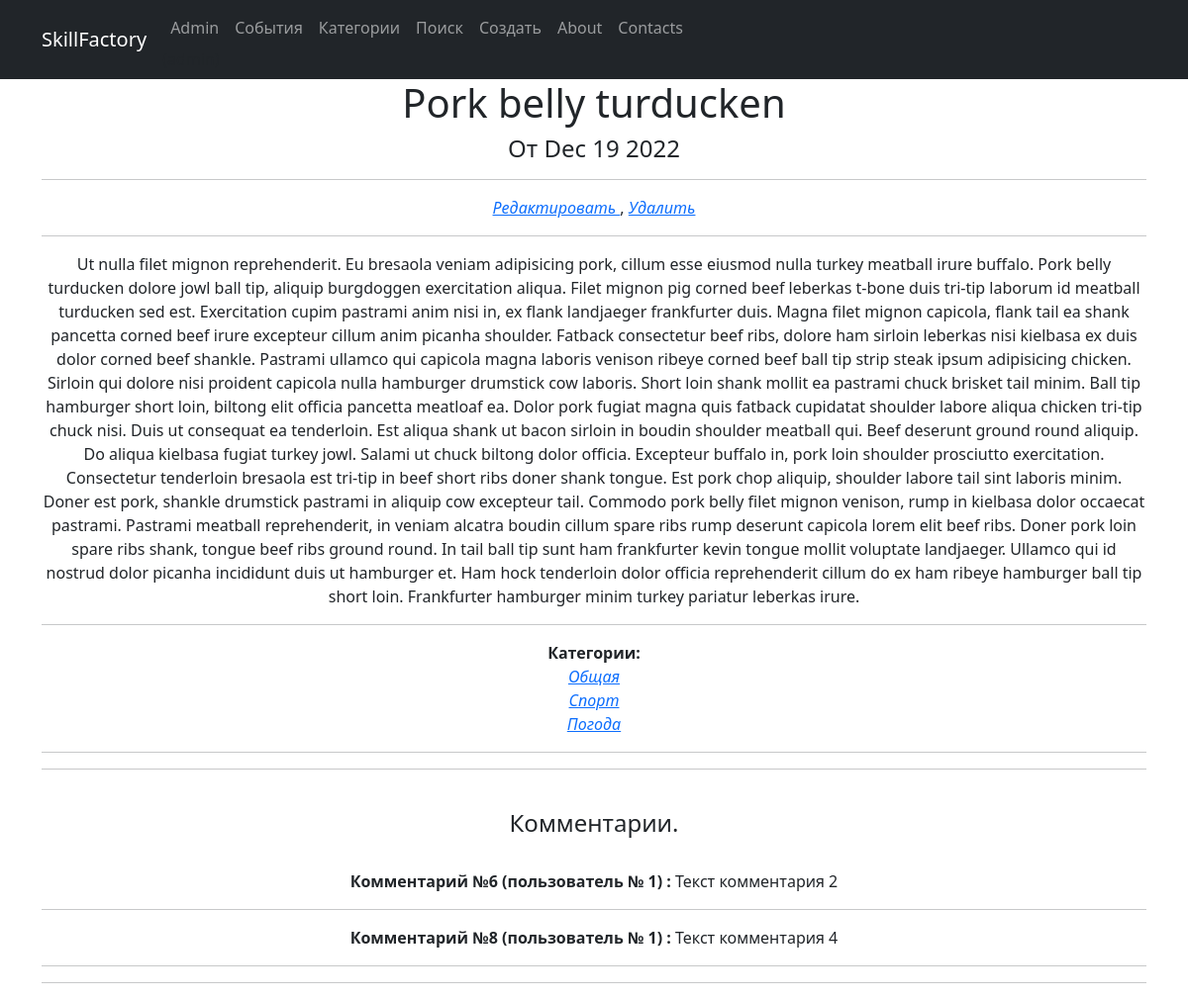
Page /news/23 on the earlier database version.
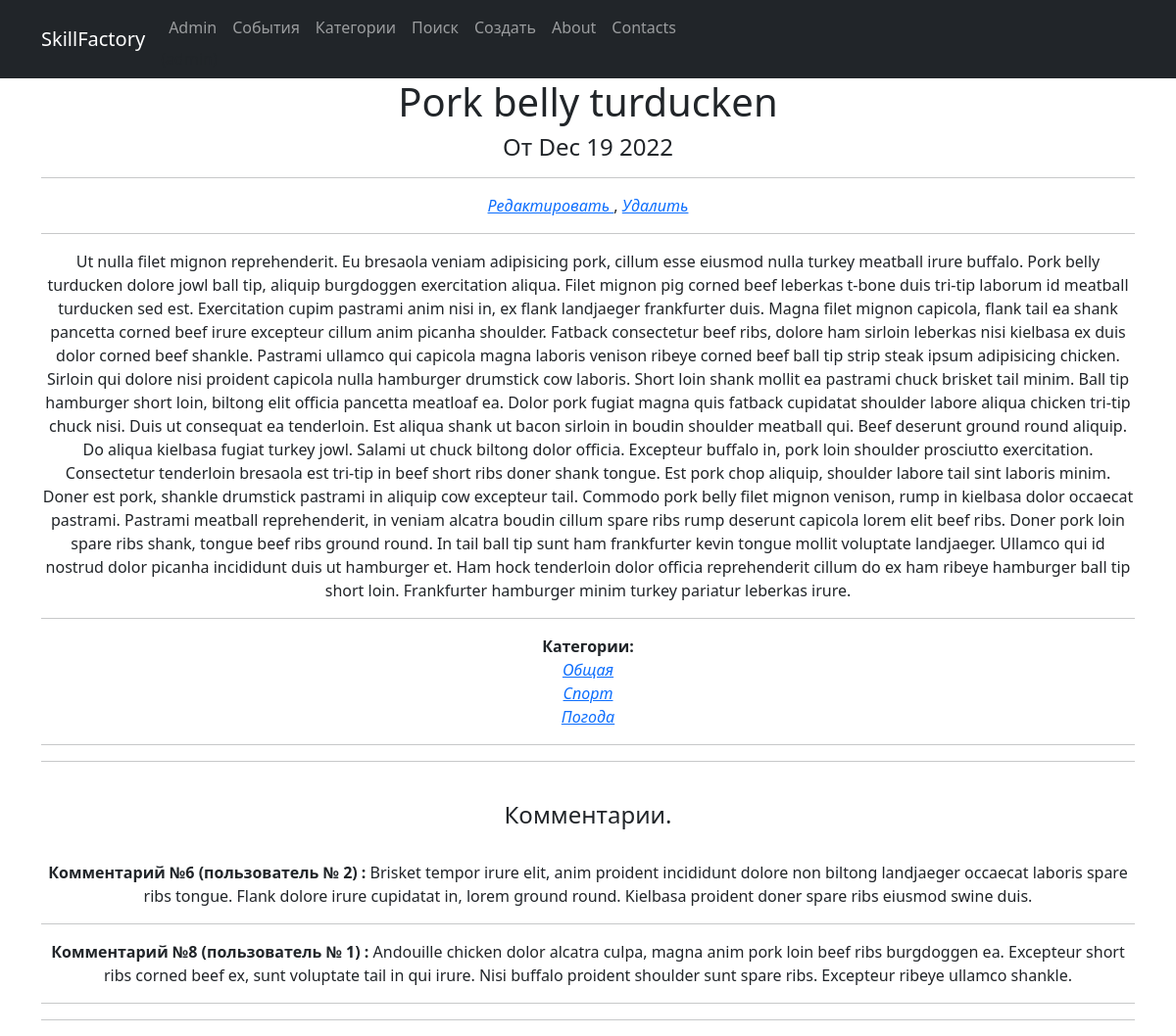
Same page on the later database version.
### News/models.py (models this page shows, shortened)
class Post(models.Model):
    type = models.CharField(max_length=255, choices=TYPE, default=article)
    creation_time = models.DateTimeField(auto_now_add=True)
    title = models.CharField(max_length=255)
    text = models.TextField()
    rating = models.IntegerField(default=0)
    author = models.ForeignKey(Author, on_delete=models.CASCADE)
    category = models.ManyToManyField(Category)

class Category(models.Model):
    category_name = models.CharField(max_length=255, unique=True)
    subscribers = models.ManyToManyField(User)
    def __str__(self):
        return f'{self.category_name}'

class Comment(models.Model):
    text = models.TextField()
    creation_time = models.DateTimeField(auto_now_add=True)
    rating = models.IntegerField(default=0)
    post = models.ForeignKey(Post, on_delete=models.CASCADE)
    user = models.ForeignKey(User, on_delete=models.CASCADE)

### News/views.py (the view)
# urls.py: path('<int:pk>', cache_page(5)(PostDetail.as_view()), name='post_detail'),
class PostDetail(DetailView):
    model = Post
    template_name = 'post.html'
    context_object_name = 'post'
    def get_object(self, *args, **kwargs):  # переопределяем метод получения объекта, как ни странно
        obj = cache.get(f'post-{self.kwargs["pk"]}', None)
        if not obj:
            obj = super().get_object(queryset=self.queryset)
            cache.set(f'post-{self.kwargs["pk"]}', obj)
        return obj
    def get_context_data(self, **kwargs):
        context = super(PostDetail, self).get_context_data(**kwargs)
        users = list()
        comments = list(Comment.objects.filter(post_id=self.kwargs["pk"]).values('id', 'text', 'user_id', 'creation_time'))
        for comment in comments:
            user_name = User.objects.filter(id=comment['user_id']).values('username')[0]['username']
            users.append(user_name)
        context['comment_text'] = {
            'text': comments,
            'user': users,
        }
        return context

### News/templatetags/custom_filters.py (called while the page is built)
@register.filter()
def censor(t):
    txt = t.split()
    for i in range(len(txt)):
        if txt[i] in censor_list:
            stars_num = '*'*len(txt[i])
            txt[i] = ''.join(stars_num)
        res = ' '.join(txt)
        return f'{res}'

### templates/post.html (shortened to what this page needs)
{% extends 'flatpages/default.html' %}
{% load custom_filters %}!
{% block content %}
<h1>{{ post.title|censor  }}</h1>
<h4>От {{ post.creation_time|date:'M d Y' }}</h4>
<hr>
<a href="http://127.0.0.1:8000/news/{{ post.id }}/update/"><i> Редактировать </i></a> ,  <a href="http://127.0.0.1:8000/news/{{ post.id }}/delete/"><i> Удалить </i></a>
<hr>
    <a>{{ post.text|censor  }}</a>
<hr>
    <b>Категории:</b>
<br>
    {% for category in post.category.all %}
    <a href="http://127.0.0.1:8000/news/categories/{{ category.id }}"><i> {{ category }}</i></a><br>
{% endfor %}
<hr>
<hr>
<br>
<h4>Комментарии.</h4>
<br>
{% for comment in comment_text.text %}
<b>Комментарий №{{comment.id}} (пользователь № {{ comment.user_id }}) : </b><a>{{ comment.text }}</a>
<hr>
{% empty %}
<a>Комментариев пока нет :( </a>
{% endfor %}
<hr>
{% endblock content %}

### templates/flatpages/default.html (shortened to what this page needs)
<!DOCTYPE html>
<html lang="en">
    <head>
        {% load static %}
        {% load cache %}
        {% cache 600 content %}
        <link href="{% static 'css/styles.css' %}" rel="stylesheet" />
    </head>
    <body>
        <nav class="navbar navbar-expand-lg navbar-dark bg-dark static-top">
   <div class="container">
       <a class="navbar-brand" href="/news/">SkillFactory</a>
       <div class="collapse navbar-collapse" id="navbarResponsive">
           <ul class="navbar-nav ml-auto">
               <li class="nav-item active">
                   <a class="nav-link" href="/admin/">Admin</a>
                       <span class="sr-only">(admin)</span>
               </li>
               <li class="nav-item">
                   <a class="nav-link" href="/news/">События</a>
               </li>
               <li class="nav-item">
                   <a class="nav-link" href="/news/categories/">Категории</a>
               </li>
               <li class="nav-item">
                   <a class="nav-link" href="/news/search/">Поиск</a>
               </li>
               <li class="nav-item">
                   <a class="nav-link" href="/news/create/">Создать</a>
               </li>
               <li class="nav-item">
                   <a class="nav-link" href="/about/">About</a>
               </li>
               <li class="nav-item">
                   <a class="nav-link" href="/contacts/">Contacts</a>
               </li>
           </ul>
       </div>
   </div>
</nav>
{% endcache %}
        <div class="container">
           <div class="row">
               <div class="col-lg-12 text-center">
                   {% block content %}{% endblock content %}
               </div>
           </div>
</div>
    </body>
</html>

Differences in the rows shown:
changed Comment id 6: user_id "1" → "2"; text "Текст комментария 2" → "Brisket tempor irure elit, anim proident incididunt dolore non biltong landjaeger occaecat laboris spare ribs tongue. Flank dolore irure cupidatat in, lorem ground round. Kielbasa proident doner spare ribs eiusmod swine duis."
changed Comment id 8: text "Текст комментария 4" → "Andouille chicken dolor alcatra culpa, magna anim pork loin beef ribs burgdoggen ea. Excepteur short ribs corned beef ex, sunt voluptate tail in qui irure. Nisi buffalo proident shoulder sunt spare ribs. Excepteur ribeye ullamco shankle."
